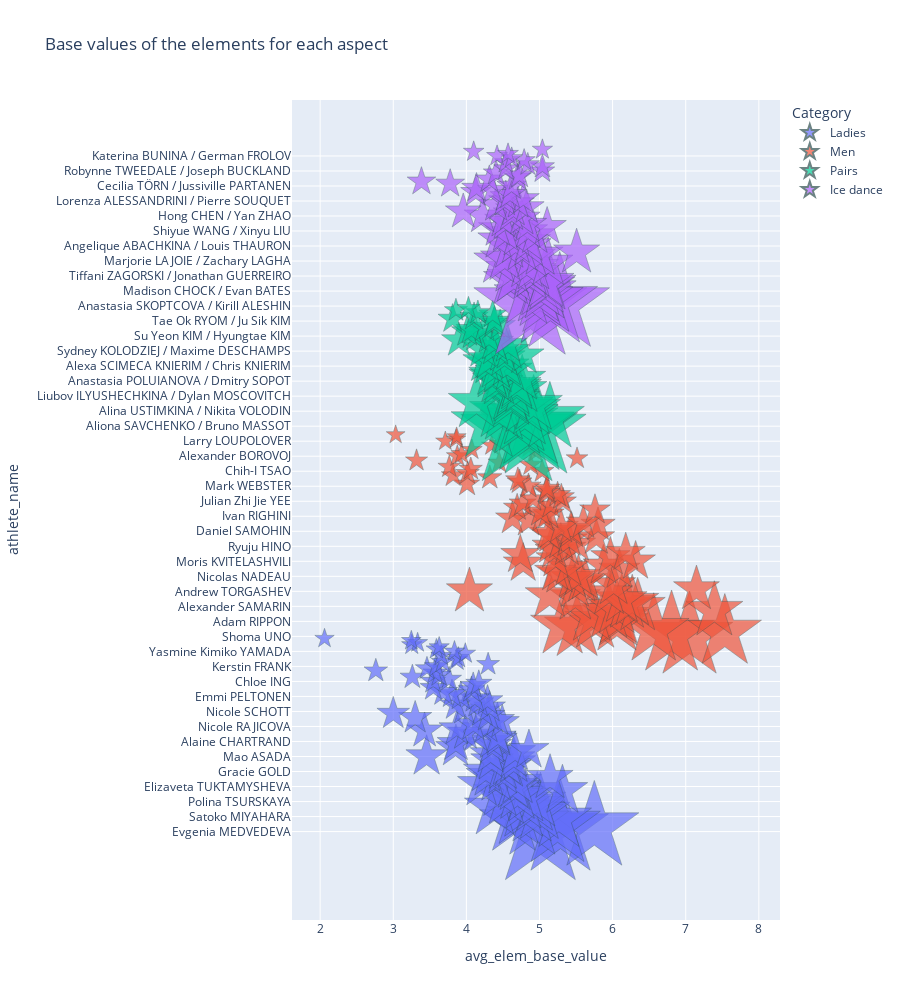

The cell this chart's notebook holds for it:
### Code cell
# grafico con tutti i dati
bubble = px.scatter(
    athlete_base_value, y="athlete_name", x="avg_elem_base_value",
    color="category", size="avg_rank_inv", 
    title='Base values of the elements for each aspect',
    log_x=False, size_max=60,
    labels={"category": "Category","avg_rank": "Average rank"},
    hover_data={"avg_rank_inv":False, "avg_rank": True},
    category_orders={"category": ['Ladies','Men','Pairs','Ice dance']},
    )
bubble.update_traces(
    marker=dict(symbol="star", line=dict(width=0.5, color='DarkSlateGrey')),
    selector=dict(mode="markers")
    )
bubble.update_layout(height=1000)
bubble.show()

### Figure 1 — Plotly figure (JSON) as saved in the notebook; plotly's stock layout.template omitted (floating-point values rounded to 4 significant figures; data arrays with more than 128 entries replaced by an {"elided": "..."} marker saying what was removed)
{"data": [{"customdata": {"elided": "91x2 float values"}, "hovertemplate": "Category=Ladies<br>avg_elem_base_value=%{x}<br>athlete_name=%{y}<br>Average rank=%{customdata[1]}<extra></extra>", "legendgroup": "Ladies", "marker": {"color": "#636efa", "line": {"color": "DarkSlateGrey", "width": 0.5}, "size": [1, 0.72, 0.6207, 0.5725, 0.4186, 0.3725, 0.3333, 0.3139, 0.3043, 0.2969, 0.2947, 0.2905, 0.2571, 0.2559, 0.255, 0.2426, 0.2404, 0.2335, 0.2169, 0.2, 0.1869, 0.1866, 0.1812, 0.1793, 0.1727, 0.1667, 0.1617, 0.1617, 0.1586, 0.1562, 0.1551, 0.1538, 0.1483, 0.143, 0.138, 0.1343, 0.131, 0.1293, 0.125, 0.124, 0.116, 0.1097, 0.1095, 0.1072, 0.105, 0.1038, 0.1012, 0.1, 0.1, 0.09912, 0.0942, 0.09179, 0.09113, 0.08612, 0.08482, 0.08333, 0.08215, 0.08051, 0.07923, 0.07665, 0.07562, 0.07364, 0.06786, 0.06579, 0.06479, 0.06426, 0.05556, 0.05444, 0.05405, 0.05357, 0.0491, 0.04786, 0.04727, 0.0457, 0.04452, 0.04348, 0.04221, 0.04167, 0.04114, 0.04, 0.03852, 0.03571, 0.03448, 0.03333, 0.03333, 0.03333, 0.03226, 0.03226, 0.03125, 0.0303, 0.02941], "sizemode": "area", "sizeref": 0.0002778, "symbol": "star"}, "mode": "markers", "name": "Ladies", "orientation": "h", "showlegend": true, "type": "scatter", "x": [5.013, 5.288, 5.75, 5.247, 4.902, 4.649, 5.266, 4.714, 4.899, 4.998, 4.782, 4.39, 4.936, 4.78, 4.969, 4.548, 4.814, 4.699, 4.459, 5.314, 4.666, 4.64, 4.208, 4.7, 4.408, 5.144, 4.306, 4.498, 4.267, 4.498, 4.583, 4.554, 4.648, 4.352, 4.649, 3.456, 4.332, 4.667, 4.856, 3.851, 4.354, 3.857, 4.346, 4.442, 4.431, 4.132, 3.987, 3.429, 3.869, 4.272, 4.095, 4.49, 4.424, 3.299, 4.3, 3.0, 4.218, 3.971, 4.317, 3.854, 4.161, 4.289, 4.116, 3.925, 3.803, 3.685, 4.07, 3.548, 4.093, 4.17, 3.546, 3.764, 3.262, 3.628, 3.57, 2.761, 3.461, 3.587, 4.297, 3.676, 3.867, 3.89, 3.657, 3.986, 3.837, 3.59, 3.628, 3.253, 3.333, 3.247, 2.06], "xaxis": "x", "y": ["Evgenia MEDVEDEVA", "Alena KOSTORNAIA", "Alexandra TRUSOVA", "Alina ZAGITOVA", "Anastasiia GUBANOVA", "Kaetlyn OSMOND", "Anastasia TARAKANOVA", "Satoko MIYAHARA", "Kaori SAKAMOTO", "Bradie TENNELL", "Elena RADIONOVA", "Carolina KOSTNER", "Rika KIHIRA", "Maria SOTSKOVA", "Polina TSURSKAYA", "Gabrielle DALEMAN", "Mai MIHARA", "Anna POGORILAYA", "Elizaveta NUGUMANOVA", "Daria PANENKOVA", "Marin HONDA", "Elizaveta TUKTAMYSHEVA", "Ashley WAGNER", "Wakaba HIGUCHI", "Courtney HICKS", "Sofia SAMODUROVA", "So Youn PARK", "Serafima SAKHANOVICH", "Gracie GOLD", "Mirai NAGASU", "Yuna SHIRAIWA", "Yura MATSUDA", "Elizabet TURSYNBAEVA", "Karen CHEN", "Mariah BELL", "Mao ASADA", "Alena LEONOVA", "Dabin CHOI", "Valeriia MIKHAILOVA", "Julia LIPNITSKAIA", "Rika HONGO", "Yuka NAGAI", "Alaine CHARTRAND", "Laurine LECAVELIER", "Zijun LI", "Polina EDMUNDS", "Roberta RODEGHIERO", "Kanako MURAKAMI", "Amber GLENN", "Nicole RAJICOVA", "Nahyun KIM", "Xiangning LI", "Mae Berenice MEITE", "Soyoun PARK", "Loena HENDRICKX", "Larkyn AUSTMAN", "Nicole SCHOTT", "Ziquan ZHAO", "Ivett TOTH", "Joshi HELGESSON", "Anastasia GALUSTYAN", "Matilda ALGOTSSON", "Brooklee HAN", "Emmi PELTONEN", "Angelina KUCHVALSKA", "Kailani CRAINE", "Suh Hyun SON", "Maisy Hiu Ching MA", "Helery HÄLVIN", "Nathalie WEINZIERL", "Chloe ING", "Viveca LINDFORS", "Amy LIN", "Shuran YU", "Natasha MCKAY", "Michaela DU TOIT", "Michaela-Lucie HANZLIKOVA", "Kerstin FRANK", "Anna KHNYCHENKOVA", "Julia SAUTER", "Anne Line GJERSEM", "Elzbieta KROPA", "Antonina DUBININA", "Isadora WILLIAMS", "Yasmine Kimiko YAMADA", "Colette Coco KAMINSKI", "Dasa GRM", "Aimee BUCHANAN", "Birce ATABEY", "Valentina MATOS", "Hristina VASSILEVA"], "yaxis": "y"}, {"customdata": {"elided": "95x2 float values"}, "hovertemplate": "Category=Men<br>avg_elem_base_value=%{x}<br>athlete_name=%{y}<br>Average rank=%{customdata[1]}<extra></extra>", "legendgroup": "Men", "marker": {"color": "#EF553B", "line": {"color": "DarkSlateGrey", "width": 0.5}, "size": [0.5839, 0.5556, 0.4211, 0.3922, 0.3333, 0.322, 0.3016, 0.2892, 0.2882, 0.2827, 0.2754, 0.2568, 0.2543, 0.25, 0.238, 0.229, 0.2198, 0.2, 0.1972, 0.1863, 0.1734, 0.1667, 0.1646, 0.1592, 0.1504, 0.1467, 0.1448, 0.1434, 0.1418, 0.137, 0.1337, 0.1318, 0.1299, 0.1278, 0.1235, 0.1229, 0.1215, 0.1207, 0.1206, 0.1199, 0.1166, 0.1127, 0.1111, 0.1087, 0.1074, 0.1058, 0.1054, 0.1053, 0.1036, 0.1007, 0.09709, 0.0939, 0.09249, 0.09208, 0.09091, 0.08837, 0.08796, 0.07921, 0.07436, 0.07338, 0.05882, 0.05844, 0.0578, 0.05548, 0.05362, 0.05361, 0.05263, 0.05153, 0.05104, 0.05028, 0.05, 0.04926, 0.04843, 0.04703, 0.04619, 0.04348, 0.04348, 0.0432, 0.04167, 0.04, 0.03982, 0.03874, 0.03846, 0.03704, 0.03704, 0.03571, 0.03448, 0.03333, 0.03333, 0.03333, 0.03125, 0.02968, 0.02941, 0.02857, 0.02778], "sizemode": "area", "sizeref": 0.0002778, "symbol": "star"}, "mode": "markers", "name": "Men", "orientation": "h", "showlegend": true, "type": "scatter", "x": [7.052, 6.806, 7.535, 6.562, 5.514, 5.316, 6.059, 5.761, 6.075, 6.081, 5.713, 5.954, 7.392, 6.058, 6.343, 6.197, 6.269, 6.126, 5.49, 5.137, 5.952, 4.042, 7.147, 5.483, 6.014, 5.578, 5.627, 5.449, 5.533, 5.273, 5.215, 6.093, 5.396, 5.874, 4.776, 6.315, 5.223, 5.969, 4.738, 6.179, 5.203, 5.374, 5.155, 5.514, 5.292, 5.404, 5.778, 5.153, 5.124, 5.442, 5.431, 5.295, 5.801, 5.6, 4.85, 4.629, 5.049, 5.12, 5.017, 5.759, 4.694, 5.157, 4.77, 5.322, 4.91, 5.298, 5.248, 5.107, 5.09, 5.104, 4.849, 4.01, 4.727, 4.704, 4.32, 3.818, 4.016, 5.037, 4.061, 3.766, 4.877, 4.448, 3.319, 5.514, 3.876, 3.934, 4.95, 4.076, 4.857, 4.347, 4.453, 3.712, 3.861, 3.867, 3.033], "xaxis": "x", "y": ["Shoma UNO", "Yuzuru HANYU", "Nathan CHEN", "Javier FERNANDEZ", "Mitsuki SUMOTO", "Camden PULKINEN", "Alexei KRASNOZHON", "Adam RIPPON", "Sergei VORONOV", "Patrick CHAN", "Roman SAVOSIN", "Alexey EROKHOV", "Boyang JIN", "Makar IGNATOV", "Alexander SAMARIN", "Mikhail KOLYADA", "Max AARON", "Dmitri ALIEV", "Jason BROWN", "Ilia SKIRDA", "Alexei BYCHENKO", "Andrew TORGASHEV", "Vincent ZHOU", "Jun Hwan CHA", "Kazuki TOMONO", "Misha GE", "Han YAN", "Keegan MESSING", "Nicolas NADEAU", "Timothy DOLENSKY", "Takahito MURA", "Nam NGUYEN", "Gordei GORSHKOV", "Maxim KOVTUN", "Elladj BALDE", "Moris KVITELASHVILI", "Alexander PETROV", "Artur DMITRIEV", "Ross MINER", "Kevin REYNOLDS", "Deniss VASILJEVS", "Liam FIRUS", "Ryuju HINO", "Denis TEN", "Grant HOCHSTEIN", "Jorik HENDRICKX", "Keiji TANAKA", "Michal BREZINA", "Roman SADOVSKY", "Daniel SAMOHIN", "Andrei LAZUKIN", "Hiroaki SATO", "Chafik BESSEGHIER", "Brendan KERRY", "Romain PONSART", "He ZHANG", "Ivan RIGHINI", "Kevin AYMOZ", "Alexander MAJOROV", "Paul FENTZ", "Sihyeong LEE", "Ivan PAVLOV", "June Hyoung LEE", "Julian Zhi Jie YEE", "Maurizio ZANDRON", "Jinseo KIM", "Michael Christian MARTINEZ", "Stephane WALKER", "Javier RAYA", "Graham NEWBERRY", "Mark WEBSTER", "Andrew DODDS", "Jiri BELOHRADSKY", "Daniel Albert NAURITS", "Leslie Man Cheuk IP", "Sondre ODDVOLL BOE", "Kai Xiang CHEW", "Chih-I TSAO", "Micah TANG", "Harry Hau Yin LEE", "Slavik HAYRAPETYAN", "Valtter VIRTANEN", "Harrison Jon-Yen WONG", "Igor REZNICHENKO", "Alexander BOROVOJ", "Thomas KENNES", "Anton KARPUK", "Mark GORODNITSKY", "Matteo RIZZO", "Nicholas VRDOLJAK", "Engin Ali ARTAN", "Larry LOUPOLOVER", "Michael NEUMAN", "Nicky OBREYKOV", "Mario-Rafael IONIAN"], "yaxis": "y"}, {"customdata": [[1, 1], [0.7851, 1.274], [0.7308, 1.368], [0.5975, 1.674], [0.45, 2.222], [0.4186, 2.389], [0.4113, 2.431], [0.3725, 2.684], [0.3495, 2.861], [0.2857, 3.5], [0.2769, 3.611], [0.2671, 3.744], [0.2611, 3.83], [0.2589, 3.863], [0.25, 4], [0.2467, 4.053], [0.2278, 4.389], [0.2262, 4.421], [0.2205, 4.534], [0.2053, 4.871], [0.2036, 4.912], [0.1933, 5.173], [0.1818, 5.5], [0.1784, 5.604], [0.1782, 5.611], [0.1738, 5.753], [0.1721, 5.811], [0.1667, 6], [0.157, 6.368], [0.1557, 6.421], [0.1542, 6.485], [0.1529, 6.539], [0.1508, 6.632], [0.1508, 6.632], [0.1429, 7], [0.1342, 7.451], [0.1267, 7.893], [0.125, 8], [0.125, 8], [0.125, 8], [0.125, 8], [0.1172, 8.534], [0.1169, 8.556], [0.09406, 10.63], [0.08261, 12.11], [0.08085, 12.37], [0.08029, 12.45], [0.07692, 13], [0.07639, 13.09], [0.075, 13.33], [0.07407, 13.5], [0.07065, 14.15], [0.06835, 14.63], [0.06667, 15], [0.0625, 16], [0.06019, 16.62], [0.04444, 22.5], [0.04167, 24], [0.04, 25]], "hovertemplate": "Category=Pairs<br>avg_elem_base_value=%{x}<br>athlete_name=%{y}<br>Average rank=%{customdata[1]}<extra></extra>", "legendgroup": "Pairs", "marker": {"color": "#00cc96", "line": {"color": "DarkSlateGrey", "width": 0.5}, "size": [1, 0.7851, 0.7308, 0.5975, 0.45, 0.4186, 0.4113, 0.3725, 0.3495, 0.2857, 0.2769, 0.2671, 0.2611, 0.2589, 0.25, 0.2467, 0.2278, 0.2262, 0.2205, 0.2053, 0.2036, 0.1933, 0.1818, 0.1784, 0.1782, 0.1738, 0.1721, 0.1667, 0.157, 0.1557, 0.1542, 0.1529, 0.1508, 0.1508, 0.1429, 0.1342, 0.1267, 0.125, 0.125, 0.125, 0.125, 0.1172, 0.1169, 0.09406, 0.08261, 0.08085, 0.08029, 0.07692, 0.07639, 0.075, 0.07407, 0.07065, 0.06835, 0.06667, 0.0625, 0.06019, 0.04444, 0.04167, 0.04], "sizemode": "area", "sizeref": 0.0002778, "symbol": "star"}, "mode": "markers", "name": "Pairs", "orientation": "h", "showlegend": true, "type": "scatter", "x": [4.694, 4.953, 4.861, 4.878, 4.309, 4.693, 4.758, 5.142, 4.799, 4.513, 4.45, 4.889, 4.788, 4.92, 4.139, 4.619, 4.603, 4.596, 4.637, 4.643, 4.753, 4.687, 4.691, 4.447, 4.411, 4.763, 4.355, 4.347, 4.426, 4.595, 4.402, 4.555, 4.312, 4.253, 4.321, 4.522, 4.788, 4.495, 4.584, 4.226, 4.4, 4.569, 4.381, 3.897, 4.309, 4.137, 4.088, 4.011, 4.07, 4.25, 4.462, 4.377, 4.384, 3.811, 4.105, 4.36, 4.157, 3.857, 4.029], "xaxis": "x", "y": ["Anastasia MISHINA / Vladislav MIRZOEV", "Wenjing SUI / Cong HAN", "Aljona SAVCHENKO / Bruno MASSOT", "Aliona SAVCHENKO / Bruno MASSOT", "Apollinariia PANFILOVA / Dmitry RYLOV", "Daria PAVLIUCHENKO / Denis KHODYKIN", "Evgenia TARASOVA / Vladimir MOROZOV", "Meagan DUHAMEL / Eric RADFORD", "Xiaoyu YU / Hao ZHANG", "Xuehan WANG / Lei WANG", "Alina USTIMKINA / Nikita VOLODIN", "Vanessa JAMES / Morgan CIPRES", "Kristina ASTAKHOVA / Alexei ROGONOV", "Ksenia STOLBOVA / Fedor KLIMOV", "Yumeng GAO / Zhong XIE", "Cheng PENG / Yang JIN", "Aleksandra BOIKOVA / Dmitrii KOZLOVSKII", "Liubov ILYUSHECHKINA / Dylan MOSCOVITCH", "Tarah KAYNE / Danny O'SHEA", "Natalia ZABIIAKO / Alexander ENBERT", "Kirsten MOORE-TOWERS / Michael MARINARO", "Julianne SEGUIN / Charlie BILODEAU", "Mari VARTMANN / Ruben BLOMMAERT", "Marissa CASTELLI / Mervin TRAN", "Anastasia POLUIANOVA / Dmitry SOPOT", "Valentina MARCHEI / Ondrej HOTAREK", "Yuko KAVAGUTI / Alexander SMIRNOV", "Amina ATAKHANOVA / Ilia SPIRIDONOV", "Camille RUEST / Andrew WOLFE", "Nicole DELLA MONICA / Matteo GUARISE", "Haven DENNEY / Brandon FRAZIER", "Alexa SCIMECA KNIERIM / Chris KNIERIM", "Mingyang ZHANG / Bowen SONG", "Alisa EFIMOVA / Alexander KOROVIN", "Brittany JONES / Joshua REAGAN", "Miriam ZIEGLER / Severin KIEFER", "Anna DUSKOVA / Martin BIDAR", "Deanna STELLATO / Nathan BARTHOLOMAY", "Sydney KOLODZIEJ / Maxime DESCHAMPS", "Jessica PFUND / Joshua SANTILLAN", "Ashley CAIN / Timothy LEDUC", "Ekaterina ALEXANDROVSKAYA / Harley WINDSOR", "Sumire SUTO / Francis BOUDREAU-AUDET", "Miu SUZAKI / Ryuichi KIHARA", "Rebecca GHILARDI / Filippo AMBROSINI", "Su Yeon KIM / Hyungtae KIM", "Lola ESBRAT / Andrei NOVOSELOV", "Zoe JONES / Christopher BOYADJI", "Goda BUTKUTE / Nikita ERMOLAEV", "Minji JI / Themistocles LEFTHERIS", "Tatiana DANILOVA / Mikalai KAMIANCHUK", "Minerva Fabienne HASE / Nolan SEEGERT", "Tae Ok RYOM / Ju Sik KIM", "Kyueun KIM / Alex Kang Chan KAM", "Arina CHERNIAVSKAIA / Evgeni KRASNOPOLSKI", "Lana PETRANOVIC / Antonio SOUZA-KORDEIRU", "Ioulia CHTCHETININA / Noah SCHERER", "Daria BEKLEMISHEVA / Mark MAGYAR", "Emilia SIMONEN / Matthew PENASSE"], "yaxis": "y"}, {"customdata": {"elided": "74x2 float values"}, "hovertemplate": "Category=Ice dance<br>avg_elem_base_value=%{x}<br>athlete_name=%{y}<br>Average rank=%{customdata[1]}<extra></extra>", "legendgroup": "Ice dance", "marker": {"color": "#ab63fa", "line": {"color": "DarkSlateGrey", "width": 0.5}, "size": [1, 0.7778, 0.7, 0.4375, 0.3379, 0.3333, 0.3333, 0.312, 0.2897, 0.2792, 0.2575, 0.2453, 0.2333, 0.2264, 0.2154, 0.2132, 0.2044, 0.2, 0.1958, 0.1944, 0.1939, 0.1935, 0.1846, 0.1718, 0.1667, 0.1667, 0.1633, 0.1573, 0.1562, 0.1497, 0.1481, 0.1333, 0.1321, 0.127, 0.125, 0.1165, 0.1157, 0.1155, 0.1152, 0.1111, 0.1073, 0.1063, 0.1058, 0.1048, 0.1, 0.1, 0.09639, 0.09524, 0.08383, 0.08128, 0.08046, 0.07692, 0.0742, 0.07143, 0.07, 0.06861, 0.06707, 0.06512, 0.06393, 0.06114, 0.06076, 0.0574, 0.05053, 0.04762, 0.04715, 0.04545, 0.04167, 0.04, 0.03846, 0.03571, 0.03448, 0.0339, 0.03333, 0.03226], "sizemode": "area", "sizeref": 0.0002778, "symbol": "star"}, "mode": "markers", "name": "Ice dance", "orientation": "h", "showlegend": true, "type": "scatter", "x": [4.875, 5.277, 5.148, 5.087, 5.009, 4.825, 4.983, 5.07, 5.012, 5.076, 5.108, 5.088, 4.607, 4.65, 4.871, 4.912, 4.876, 4.614, 4.918, 4.828, 5.118, 4.442, 4.525, 4.898, 5.008, 5.508, 4.76, 4.586, 4.852, 4.675, 4.854, 4.439, 4.686, 4.936, 4.536, 4.846, 4.429, 5.104, 4.835, 4.536, 4.504, 4.757, 4.221, 4.618, 3.957, 4.643, 4.824, 4.407, 4.707, 4.524, 4.779, 4.538, 4.598, 4.129, 4.357, 4.138, 4.618, 3.779, 3.386, 4.314, 4.7, 4.726, 4.405, 5.04, 4.542, 5.04, 4.84, 4.54, 4.79, 4.62, 4.42, 4.57, 4.1, 5.04], "xaxis": "x", "y": ["Anastasia SKOPTCOVA / Kirill ALESHIN", "Tessa VIRTUE / Scott MOIR", "Gabriella PAPADAKIS / Guillaume CIZERON", "Maia SHIBUTANI / Alex SHIBUTANI", "Ekaterina BOBROVA / Dmitri SOLOVIEV", "Sofia POLISHCHUK / Alexander VAKHNOV", "Christina CARREIRA / Anthony PONOMARENKO", "Madison CHOCK / Evan BATES", "Kaitlyn WEAVER / Andrew POJE", "Anna CAPPELLINI / Luca LANOTTE", "Madison HUBBELL / Zachary DONOHUE", "Lorraine MCNAMARA / Quinn CARPENTER", "Elena ILINYKH / Ruslan ZHIGANSHIN", "Sofia SHEVCHENKO / Igor EREMENKO", "Tiffani ZAGORSKI / Jonathan GUERREIRO", "Piper GILLES / Paul POIRIER", "Alexandra STEPANOVA / Ivan BUKIN", "Tiffany ZAHORSKI / Jonathan GUERREIRO", "Kaitlin HAWAYEK / Jean-Luc BAKER", "Victoria SINITSINA / Nikita KATSALAPOV", "Alla LOBODA / Pavel DROZD", "Marjorie LAJOIE / Zachary LAGHA", "Arina USHAKOVA / Maxim NEKRASOV", "Charlene GUIGNARD / Marco FABBRI", "Anastasia SHPILEVAYA / Grigory SMIRNOV", "Betina POPOVA / Sergey MOZGOV", "Rachel PARSONS / Michael PARSONS", "Carolane SOUCISSE / Shane FIRUS", "Angelique ABACHKINA / Louis THAURON", "Isabella TOBIAS / Ilia TKACHENKO", "Elliana POGREBINSKY / Alex BENOIT", "Anastasia CANNUSCIO / Colin MCMANUS", "Penny COOMES / Nicholas BUCKLAND", "Laurence FOURNIER BEAUDRY / Nikolaj SORENSEN", "Cortney MANSOUR / Michal CESKA", "Shiyue WANG / Xinyu LIU", "Alexandra PAUL / Mitchell ISLAM", "Marie-Jade LAURIAULT / Romain LE GAC", "Natalia KALISZEK / Maksym SPODYRIEV", "Sofia EVDOKIMOVA / Egor BAZIN", "Linshu SONG / Zhuoming SUN", "Alexandra NAZAROVA / Maxim NIKITIN", "Hong CHEN / Yan ZHAO", "Kana MURAMOTO / Chris REED", "Xiaotong WANG / Kaige ZHAO", "Misato KOMATSUBARA / Timothy KOLETO", "Alisa AGAFONOVA / Alper UCAR", "Emi HIRAI / Marien DE LA ASUNCION", "Olivia SMART / Adria DIAZ", "Lorenza ALESSANDRINI / Pierre SOUQUET", "Yura MIN / Alexander GAMELIN", "Hojung LEE / Richard Kang In KAM", "Kavita LORENZ / Joti POLIZOAKIS", "Adele MORRISON / Demid ROKACHEV", "Sara HURTADO / Kirill KHALIAVIN", "Viktoria KAVALIOVA / Yurii BIELIAIEV", "Cecilia TÖRN / Jussiville PARTANEN", "Matilda FRIEND / William BADAOUI", "Kimberley HEW-LOW / Timothy MCKERNAN", "Lucie MYSLIVECKOVA / Lukas CSOLLEY", "Nicole KUZMICHOVA / Alexandr SINICYN", "Lilah FEAR / Lewis GIBSON", "Tina GARABEDIAN / Simon PROULX-SENECAL", "Robynne TWEEDALE / Joseph BUCKLAND", "Taylor TRAN / Saulius AMBRULEVICIUS", "Jasmine TESSARI / Francesco FIORETTI", "Vavara OGLOBLINA / Mikhail ZHIRNOV", "Victoria MANNI / Carlo RÖTHLISBERGER", "Olga JAKUSHINA / Andrey NEVSKIY", "Hanna JAKUCS / Daniel ILLES", "Katerina BUNINA / German FROLOV", "Tatiana KOZMAVA / Alexei SHUMSKI", "Adel TANKOVA / Ronald ZILBERBERG", "Anastasia GALYETA / Avidan BROWN"], "yaxis": "y"}], "layout": {"height": 1000, "legend": {"itemsizing": "constant", "title": {"text": "Category"}, "tracegroupgap": 0}, "title": {"text": "Base values of the elements for each aspect"}, "xaxis": {"anchor": "y", "domain": [0, 1], "title": {"text": "avg_elem_base_value"}}, "yaxis": {"anchor": "x", "domain": [0, 1], "title": {"text": "athlete_name"}}}}
